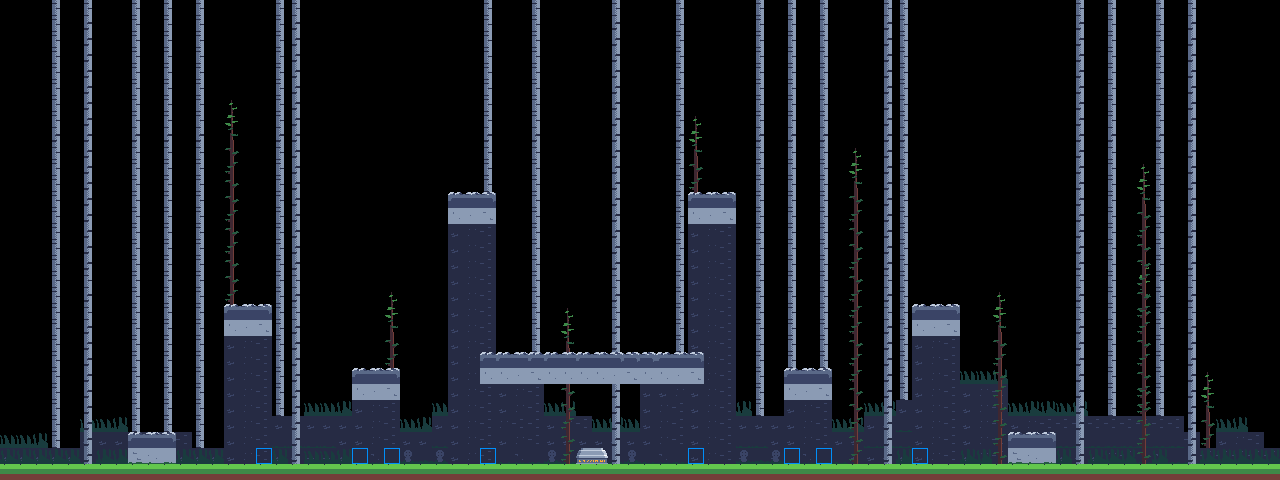

This game map was drawn from its Tiled (.tmx) file and the tilesets committed beside it. A one-line description and the trimmed map source follow:
An orthogonal 80x30 tile map with 16x16 px tiles, 5 tile layers (parallax, background, patrollimits, foreground, ...), 4 tilesets and 9 objects (8x guard, vampire).

<map version="1.2" tiledversion="1.2.3" orientation="orthogonal" renderorder="right-down" width="80" height="30" tilewidth="16" tileheight="16" infinite="0" nextlayerid="8" nextobjectid="20">
 <tileset firstgid="1" source="foregroundtiles.tsx" />
 <tileset firstgid="65" source="backgroundtiles.tsx" />
 <tileset firstgid="129" name="entities" tilewidth="16" tileheight="16" tilecount="64" columns="8">
  <image source="entities.png" width="128" height="128" />
 </tileset>
 <tileset firstgid="193" name="lights" tilewidth="16" tileheight="16" tilecount="36" columns="6">
  <image source="lights.png" width="96" height="96" />
 </tileset>
 <layer id="6" name="parallax" width="80" height="30">
  <data>[2400 cells, 731 non-empty, 15 distinct tile ids]</data>
 </layer>
 <layer id="1" name="background" width="80" height="30">
  <data>[2400 cells, 496 non-empty, 17 distinct tile ids]</data>
 </layer>
 <objectgroup id="3" name="entities">
  <object id="1" name="vampire" gid="129" x="24" y="427" width="16" height="16" />
  <object id="12" name="guard" gid="130" x="432.667" y="442" width="16" height="16" />
  <object id="13" name="guard" gid="130" x="532.667" y="439.333" width="16" height="16" />
  <object id="14" name="guard" gid="130" x="632" y="437.333" width="16" height="16" />
  <object id="15" name="guard" gid="130" x="724.667" y="438.667" width="16" height="16" />
  <object id="16" name="guard" gid="130" x="954.667" y="434" width="16" height="16" />
  <object id="17" name="guard" gid="130" x="861.333" y="440.667" width="16" height="16" />
  <object id="18" name="guard" gid="130" x="300.667" y="438.667" width="16" height="16" />
  <object id="19" name="guard" gid="130" x="206.667" y="438.667" width="16" height="16" />
 </objectgroup>
 <layer id="5" name="patrollimits" width="80" height="30">
  <data>[2400 cells, 8 non-empty, 1 distinct tile ids]</data>
 </layer>
 <layer id="2" name="foreground" width="80" height="30">
  <data>[2400 cells, 158 non-empty, 12 distinct tile ids]</data>
 </layer>
 <layer id="4" name="light" width="80" height="30" opacity="0.23">
  <data>[2400 cells, 0 non-empty, 0 distinct tile ids]</data>
 </layer>
</map>
